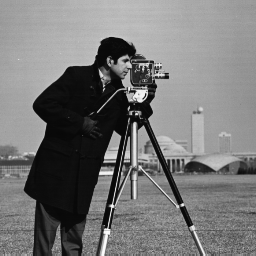
#> input picture Lab3_TestImages/cameraman.bmp, 256 x 256 px, found by its file name
$ python lab3_ex1.py
#> lines starting #> are read from the running program, lines starting #| are printed output that depends on the picture
#!/usr/bin/env python3
# -*- coding: utf-8 -*-
"""
Created on Thu Oct 16 15:04:02 2025

@author: gluppler
"""

import cv2
import numpy as np
from pathlib import Path
import sys

BASE = Path("/Users/gluppler/Downloads/School/test/Lab3_TestImages/")
INPUT = BASE / "cameraman.bmp"
OUT = BASE / "cameraman_tl_black.png"

if not INPUT.exists():
    print(f"ERROR: {INPUT} not found.")
    sys.exit(1)

img = cv2.imread(str(INPUT), cv2.IMREAD_GRAYSCALE)
#> img is the input picture: shape (256, 256); min 7, max 253, mean 118.7
h, w = img.shape
#> h = 256; w = 256
img[0:h//2, 0:w//2] = 0
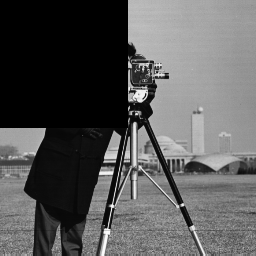
#> img: shape (256, 256); min 0, max 253, mean 88.7

cv2.imshow("Top-left blacked", img)
cv2.waitKey(0)
cv2.destroyAllWindows()
cv2.imwrite(str(OUT), img)
print(f"Saved output to {OUT}")

$ run again, with Lab3_TestImages/boat.bmp copied over Lab3_TestImages/cameraman.bmp
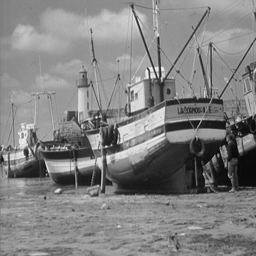
#> input picture Lab3_TestImages/boat.bmp, 256 x 256 px, found by its file name
#> img is the input picture: shape (256, 256); min 2, max 255, mean 129.7
#> `img[0:h//2, 0:w//2] = 0`:
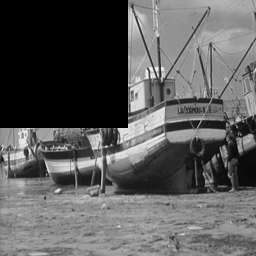
#> img: shape (256, 256); min 0, max 249, mean 91.5

$ run again, with Lab3_TestImages/ufo.bmp copied over Lab3_TestImages/cameraman.bmp
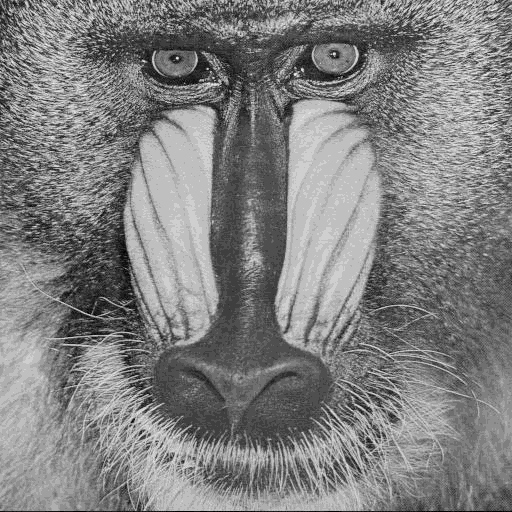
#> input picture Lab3_TestImages/ufo.bmp, 512 x 512 px, found by its file name
#> img is the input picture: shape (512, 512); min 0, max 16, mean 8.07
#> `img[0:h//2, 0:w//2] = 0`:
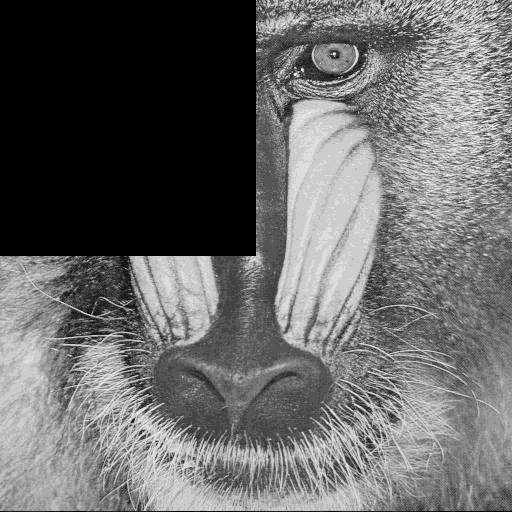
#> img: shape (512, 512); min 0, max 15, mean 6.13; drawn with min black and max white
